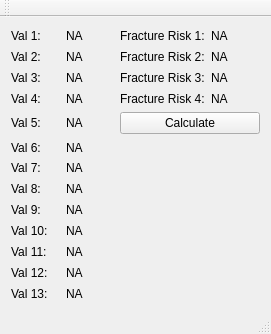
<?xml version="1.0" encoding="UTF-8"?>
<ui version="4.0">
 <class>FraxClass</class>
 <widget class="QMainWindow" name="FraxClass">
  <property name="geometry">
   <rect>
    <x>0</x>
    <y>0</y>
    <width>271</width>
    <height>334</height>
   </rect>
  </property>
  <property name="windowTitle">
   <string>Frax</string>
  </property>
  <widget class="QWidget" name="centralWidget">
   <layout class="QGridLayout" name="gridLayout">
    <item row="5" column="0">
     <widget class="QLabel" name="label_5">
      <property name="text">
       <string>Val 5:</string>
      </property>
     </widget>
    </item>
    <item row="6" column="0">
     <widget class="QLabel" name="label_6">
      <property name="text">
       <string>Val 6:</string>
      </property>
     </widget>
    </item>
    <item row="8" column="0">
     <widget class="QLabel" name="label_8">
      <property name="text">
       <string>Val 8:</string>
      </property>
     </widget>
    </item>
    <item row="10" column="0">
     <widget class="QLabel" name="label_10">
      <property name="text">
       <string>Val 10:</string>
      </property>
     </widget>
    </item>
    <item row="13" column="0">
     <widget class="QLabel" name="label_13">
      <property name="text">
       <string>Val 13:</string>
      </property>
     </widget>
    </item>
    <item row="0" column="2">
     <widget class="QLabel" name="label_15">
      <property name="text">
       <string>Fracture Risk 1:</string>
      </property>
     </widget>
    </item>
    <item row="2" column="0">
     <widget class="QLabel" name="label_2">
      <property name="text">
       <string>Val 2:</string>
      </property>
     </widget>
    </item>
    <item row="0" column="1">
     <widget class="QLabel" name="val1">
      <property name="text">
       <string>NA</string>
      </property>
     </widget>
    </item>
    <item row="7" column="0">
     <widget class="QLabel" name="label_7">
      <property name="text">
       <string>Val 7:</string>
      </property>
     </widget>
    </item>
    <item row="0" column="0">
     <widget class="QLabel" name="label">
      <property name="text">
       <string>Val 1:</string>
      </property>
     </widget>
    </item>
    <item row="4" column="0">
     <widget class="QLabel" name="label_4">
      <property name="text">
       <string>Val 4:</string>
      </property>
     </widget>
    </item>
    <item row="3" column="0">
     <widget class="QLabel" name="label_3">
      <property name="text">
       <string>Val 3:</string>
      </property>
     </widget>
    </item>
    <item row="9" column="0">
     <widget class="QLabel" name="label_9">
      <property name="text">
       <string>Val 9:</string>
      </property>
     </widget>
    </item>
    <item row="12" column="0">
     <widget class="QLabel" name="label_12">
      <property name="text">
       <string>Val 12:</string>
      </property>
     </widget>
    </item>
    <item row="11" column="0">
     <widget class="QLabel" name="label_11">
      <property name="text">
       <string>Val 11:</string>
      </property>
     </widget>
    </item>
    <item row="0" column="3">
     <widget class="QLabel" name="fracRisk1">
      <property name="text">
       <string>NA</string>
      </property>
     </widget>
    </item>
    <item row="2" column="1">
     <widget class="QLabel" name="val2">
      <property name="text">
       <string>NA</string>
      </property>
     </widget>
    </item>
    <item row="2" column="2">
     <widget class="QLabel" name="label_18">
      <property name="text">
       <string>Fracture Risk 2:</string>
      </property>
     </widget>
    </item>
    <item row="2" column="3">
     <widget class="QLabel" name="fracRisk2">
      <property name="text">
       <string>NA</string>
      </property>
     </widget>
    </item>
    <item row="3" column="1">
     <widget class="QLabel" name="val3">
      <property name="text">
       <string>NA</string>
      </property>
     </widget>
    </item>
    <item row="4" column="1">
     <widget class="QLabel" name="val4">
      <property name="text">
       <string>NA</string>
      </property>
     </widget>
    </item>
    <item row="3" column="2">
     <widget class="QLabel" name="label_22">
      <property name="text">
       <string>Fracture Risk 3:</string>
      </property>
     </widget>
    </item>
    <item row="4" column="2">
     <widget class="QLabel" name="label_23">
      <property name="text">
       <string>Fracture Risk 4:</string>
      </property>
     </widget>
    </item>
    <item row="3" column="3">
     <widget class="QLabel" name="fracRisk3">
      <property name="text">
       <string>NA</string>
      </property>
     </widget>
    </item>
    <item row="4" column="3">
     <widget class="QLabel" name="fracRisk4">
      <property name="text">
       <string>NA</string>
      </property>
     </widget>
    </item>
    <item row="5" column="1">
     <widget class="QLabel" name="val5">
      <property name="text">
       <string>NA</string>
      </property>
     </widget>
    </item>
    <item row="6" column="1">
     <widget class="QLabel" name="val6">
      <property name="text">
       <string>NA</string>
      </property>
     </widget>
    </item>
    <item row="7" column="1">
     <widget class="QLabel" name="val7">
      <property name="text">
       <string>NA</string>
      </property>
     </widget>
    </item>
    <item row="8" column="1">
     <widget class="QLabel" name="val8">
      <property name="text">
       <string>NA</string>
      </property>
     </widget>
    </item>
    <item row="9" column="1">
     <widget class="QLabel" name="val9">
      <property name="text">
       <string>NA</string>
      </property>
     </widget>
    </item>
    <item row="10" column="1">
     <widget class="QLabel" name="val10">
      <property name="text">
       <string>NA</string>
      </property>
     </widget>
    </item>
    <item row="11" column="1">
     <widget class="QLabel" name="val11">
      <property name="text">
       <string>NA</string>
      </property>
     </widget>
    </item>
    <item row="12" column="1">
     <widget class="QLabel" name="val12">
      <property name="text">
       <string>NA</string>
      </property>
     </widget>
    </item>
    <item row="13" column="1">
     <widget class="QLabel" name="dxaHipTScore">
      <property name="text">
       <string>NA</string>
      </property>
     </widget>
    </item>
    <item row="5" column="2" colspan="2">
     <widget class="QPushButton" name="Calculate">
      <property name="text">
       <string>Calculate</string>
      </property>
     </widget>
    </item>
   </layout>
  </widget>
  <widget class="QMenuBar" name="menuBar">
   <property name="geometry">
    <rect>
     <x>0</x>
     <y>0</y>
     <width>271</width>
     <height>21</height>
    </rect>
   </property>
  </widget>
  <widget class="QToolBar" name="mainToolBar">
   <attribute name="toolBarArea">
    <enum>TopToolBarArea</enum>
   </attribute>
   <attribute name="toolBarBreak">
    <bool>false</bool>
   </attribute>
  </widget>
  <widget class="QStatusBar" name="statusBar"/>
 </widget>
 <layoutdefault spacing="6" margin="11"/>
 <resources>
  <include location="Frax.qrc"/>
 </resources>
 <connections>
  <connection>
   <sender>Calculate</sender>
   <signal>clicked()</signal>
   <receiver>FraxClass</receiver>
   <slot>CalculateClicked()</slot>
   <hints>
    <hint type="sourcelabel">
     <x>154</x>
     <y>139</y>
    </hint>
    <hint type="destinationlabel">
     <x>153</x>
     <y>-12</y>
    </hint>
   </hints>
  </connection>
 </connections>
 <slots>
  <slot>CalculateClicked()</slot>
 </slots>
</ui>
